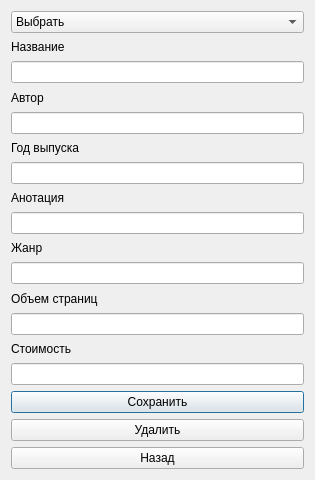
<?xml version="1.0" encoding="UTF-8"?>
<ui version="4.0">
 <class>EditBook</class>
 <widget class="QDialog" name="EditBook">
  <property name="geometry">
   <rect>
    <x>0</x>
    <y>0</y>
    <width>315</width>
    <height>480</height>
   </rect>
  </property>
  <property name="windowTitle">
   <string>Dialog</string>
  </property>
  <layout class="QVBoxLayout" name="verticalLayout">
   <item>
    <widget class="QComboBox" name="nameEdit">
     <item>
      <property name="text">
       <string>Выбрать</string>
      </property>
     </item>
    </widget>
   </item>
   <item>
    <widget class="QLabel" name="label">
     <property name="text">
      <string>Название</string>
     </property>
    </widget>
   </item>
   <item>
    <widget class="QLineEdit" name="name"/>
   </item>
   <item>
    <widget class="QLabel" name="label_2">
     <property name="text">
      <string>Автор</string>
     </property>
    </widget>
   </item>
   <item>
    <widget class="QLineEdit" name="author"/>
   </item>
   <item>
    <widget class="QLabel" name="label_3">
     <property name="text">
      <string>Год выпуска</string>
     </property>
    </widget>
   </item>
   <item>
    <widget class="QLineEdit" name="yearB"/>
   </item>
   <item>
    <widget class="QLabel" name="label_4">
     <property name="text">
      <string>Анотация</string>
     </property>
    </widget>
   </item>
   <item>
    <widget class="QLineEdit" name="annot"/>
   </item>
   <item>
    <widget class="QLabel" name="label_5">
     <property name="text">
      <string>Жанр</string>
     </property>
    </widget>
   </item>
   <item>
    <widget class="QLineEdit" name="genre"/>
   </item>
   <item>
    <widget class="QLabel" name="label_6">
     <property name="text">
      <string>Объем страниц</string>
     </property>
    </widget>
   </item>
   <item>
    <widget class="QLineEdit" name="pages"/>
   </item>
   <item>
    <widget class="QLabel" name="label_7">
     <property name="text">
      <string>Стоимость</string>
     </property>
    </widget>
   </item>
   <item>
    <widget class="QLineEdit" name="price"/>
   </item>
   <item>
    <widget class="QPushButton" name="save">
     <property name="text">
      <string>Сохранить</string>
     </property>
    </widget>
   </item>
   <item>
    <widget class="QPushButton" name="del">
     <property name="text">
      <string>Удалить</string>
     </property>
    </widget>
   </item>
   <item>
    <widget class="QPushButton" name="back">
     <property name="text">
      <string>Назад</string>
     </property>
    </widget>
   </item>
  </layout>
 </widget>
 <resources/>
 <connections/>
</ui>
